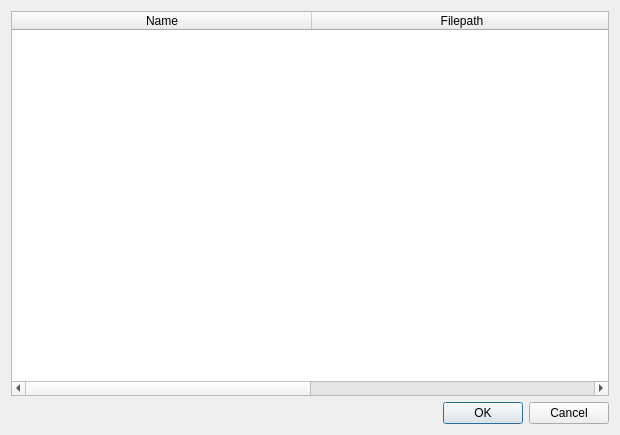
<?xml version="1.0" encoding="UTF-8"?>
<ui version="4.0">
 <class>DragShape</class>
 <widget class="QDialog" name="DragShape">
  <property name="windowModality">
   <enum>Qt::ApplicationModal</enum>
  </property>
  <property name="geometry">
   <rect>
    <x>0</x>
    <y>0</y>
    <width>620</width>
    <height>435</height>
   </rect>
  </property>
  <property name="sizePolicy">
   <sizepolicy hsizetype="Fixed" vsizetype="Preferred">
    <horstretch>0</horstretch>
    <verstretch>0</verstretch>
   </sizepolicy>
  </property>
  <property name="maximumSize">
   <size>
    <width>620</width>
    <height>16777215</height>
   </size>
  </property>
  <property name="windowTitle">
   <string>Dialog</string>
  </property>
  <layout class="QVBoxLayout" name="verticalLayout">
   <item>
    <widget class="QTableWidget" name="shape_tab">
     <property name="selectionMode">
      <enum>QAbstractItemView::ExtendedSelection</enum>
     </property>
     <property name="selectionBehavior">
      <enum>QAbstractItemView::SelectRows</enum>
     </property>
     <property name="columnCount">
      <number>2</number>
     </property>
     <attribute name="horizontalHeaderDefaultSectionSize">
      <number>300</number>
     </attribute>
     <column>
      <property name="text">
       <string>Name</string>
      </property>
     </column>
     <column>
      <property name="text">
       <string>Filepath</string>
      </property>
     </column>
    </widget>
   </item>
   <item>
    <widget class="QDialogButtonBox" name="buttonBox">
     <property name="orientation">
      <enum>Qt::Horizontal</enum>
     </property>
     <property name="standardButtons">
      <set>QDialogButtonBox::Cancel|QDialogButtonBox::Ok</set>
     </property>
    </widget>
   </item>
  </layout>
 </widget>
 <resources/>
 <connections>
  <connection>
   <sender>buttonBox</sender>
   <signal>accepted()</signal>
   <receiver>DragShape</receiver>
   <slot>accept()</slot>
   <hints>
    <hint type="sourcelabel">
     <x>248</x>
     <y>254</y>
    </hint>
    <hint type="destinationlabel">
     <x>157</x>
     <y>274</y>
    </hint>
   </hints>
  </connection>
  <connection>
   <sender>buttonBox</sender>
   <signal>rejected()</signal>
   <receiver>DragShape</receiver>
   <slot>reject()</slot>
   <hints>
    <hint type="sourcelabel">
     <x>316</x>
     <y>260</y>
    </hint>
    <hint type="destinationlabel">
     <x>286</x>
     <y>274</y>
    </hint>
   </hints>
  </connection>
 </connections>
</ui>
